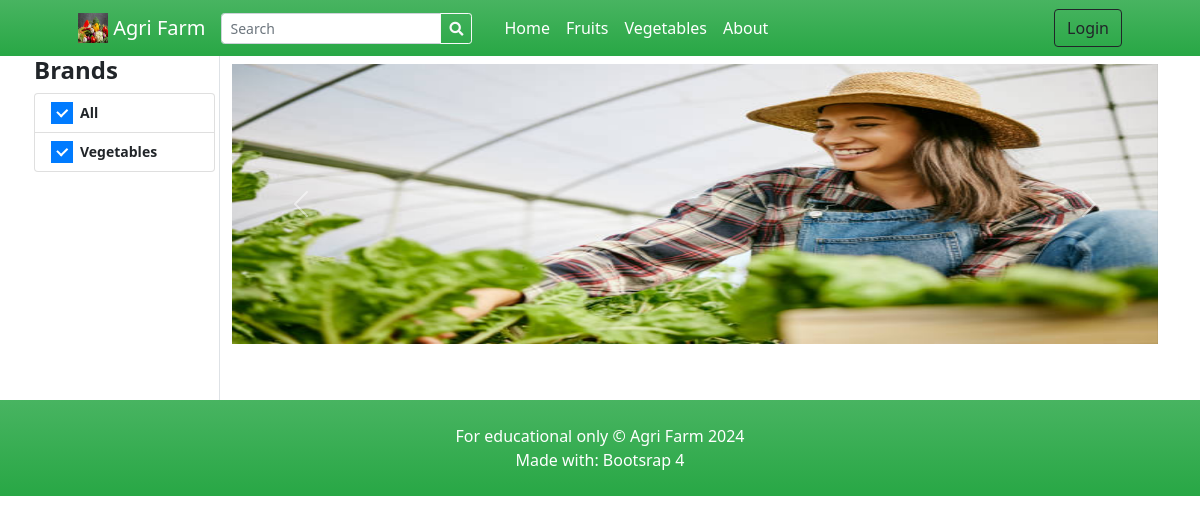
Before: / with the older database file.
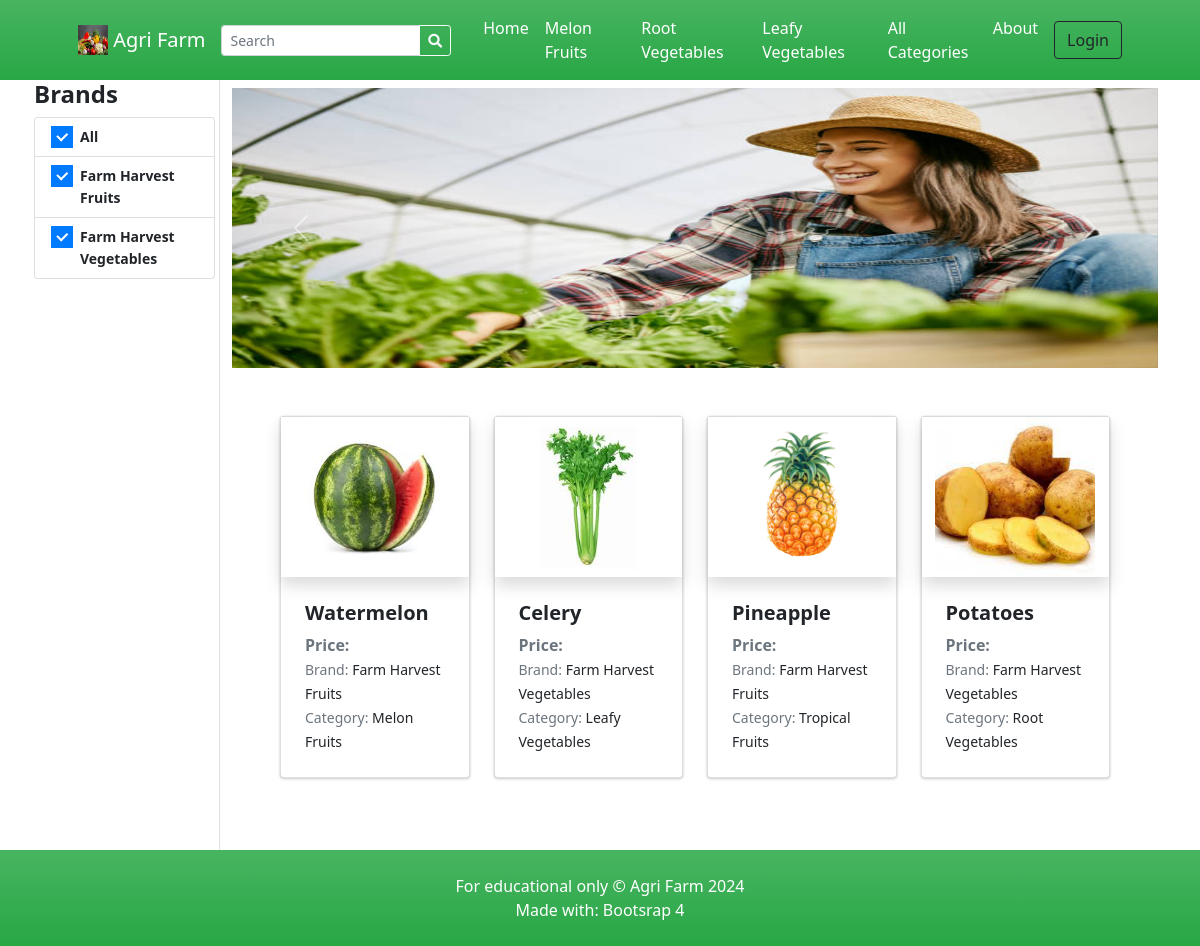
After: the same page with the newer database file.
### tables this page shows
CREATE TABLE `categories` (
  `id` int(30) NOT NULL,
  `category` varchar(250) NOT NULL,
  `description` text DEFAULT NULL,
  `status` tinyint(1) NOT NULL DEFAULT 1,
  `delete_flag` tinyint(1) NOT NULL DEFAULT 0,
  `date_created` datetime NOT NULL DEFAULT current_timestamp()
);

CREATE TABLE `brands` (
  `id` int(30) NOT NULL,
  `name` varchar(250) NOT NULL,
  `description` text DEFAULT NULL,
  `image_path` text DEFAULT NULL,
  `status` tinyint(1) NOT NULL DEFAULT 1,
  `delete_flag` tinyint(1) NOT NULL DEFAULT 0,
  `date_created` datetime NOT NULL DEFAULT current_timestamp()
);

CREATE TABLE `products` (
  `id` int(30) NOT NULL,
  `brand_id` int(30) NOT NULL,
  `category_id` int(30) NOT NULL,
  `name` varchar(250) NOT NULL,
  `specs` text NOT NULL,
  `status` tinyint(1) NOT NULL DEFAULT 1,
  `delete_flag` tinyint(1) NOT NULL DEFAULT 0,
  `date_created` datetime NOT NULL DEFAULT current_timestamp()
);

### classes/DBConnection.php (called while the page is built, shortened)
<?php
class DBConnection
{
    private $host = 'localhost';
    private $username = 'root';
    private $password = '';
    private $database = 'store';
    public $conn;
    public function __construct()
    {
        if (!isset($this->conn)) {
            $this->conn = new mysqli($this->host, $this->username, $this->password, $this->database, 8111);
        }
    }
}

### classes/SystemSettings.php (called while the page is built, shortened)
<?php
class SystemSettings extends DBConnection
{
	function userdata($field = '')
	{
		if (!empty($field)) {
			if (isset($_SESSION['userdata'][$field]))
				return $_SESSION['userdata'][$field];
			else
				return null;
		} else {
			return false;
		}
	}
	function info($field = '')
	{
		if (!empty($field)) {
			if (isset($_SESSION['system_info'][$field]))
				return $_SESSION['system_info'][$field];
			else
				return false;
		} else {
			return false;
		}
	}
}
$_settings = new SystemSettings();

### config.php (called while the page is built, shortened)
<?php
require_once('classes/DBConnection.php');
require_once('classes/SystemSettings.php');
function validate_image($file){
	if(!empty($file)){
        $ex = explode("?",$file);
        $file = $ex[0];
        $ts = isset($ex[1]) ? "?".$ex[1] : '';
		if(is_file(base_app.$file)){
			return base_url.$file.$ts;
		}else{
			return base_url.'dist/img/no-image-available.png';
		}
	}else{
		return base_url.'dist/img/no-image-available.png';
	}
}
?>

### home.php (the view, shortened to what this page needs)
<section class="py-0">
    <div class="container">
    <div class="row">
        <div class="col-lg-2 px-1 border-right text-sm position-sticky ">
            <h4><b>Brands</b></h4>
            <ul class="list-group">
                <a href="" class="list-group-item list-group-item-action">
                    <div class="icheck-primary d-inline">
                        <label for="brandAll">
                             All
                        </label>
                    </div>
                </a>
                <?php
                $qry = $conn->query("SELECT * FROM brands where status =1 order by name asc");
                while($row=$qry->fetch_assoc()):
                ?>
                <li class="list-group-item list-group-item-action">
                    <div class="icheck-primary d-inline">
                        <label for="brand-item-<?php echo $row['id'] ?>">
                                <?php echo $row['name'] ?>
                        </label>
                    </div>
                </li>
                <?php endwhile; ?>
            </ul>
        </div>
        <div class="col-lg-10 py-2">
            <div class="row">
                <div class="col-md-12">
                    <div id="carouselExampleControls" class="carousel slide bg-dark" data-ride="carousel">
                        <div class="carousel-inner">
                            <?php
                                $upload_path = "uploads/banner";
                                if(is_dir(base_app.$upload_path)):
                                $file= scandir(base_app.$upload_path);
                                $_i = 0;
                                    foreach($file as $img):
                                        if(in_array($img,array('.','..')))
                                            continue;
                                $_i++;
                            ?>
                            <div class="carousel-item h-100 <?php echo $_i == 1 ? "active" : '' ?>">
                                <img src="<?php echo validate_image($upload_path.'/'.$img) ?>" class="d-block w-100  h-100" alt="<?php echo $img ?>">
                            </div>
                            <?php endforeach; ?>
                            <?php endif; ?>
                        </div>
                        <button class="carousel-control-prev" type="button" data-target="#carouselExampleControls" data-slide="prev">
                            <span class="carousel-control-prev-icon" aria-hidden="true"></span>
                        </button>
                        <button class="carousel-control-next" type="button" data-target="#carouselExampleControls" data-slide="next">
                            <span class="carousel-control-next-icon" aria-hidden="true"></span>
                        </button>
                        </div>
                </div>
            </div>
            <div class="container px-4 px-lg-5 mt-5">
                <div class="row gx-4 gx-lg-4 row-cols-md-3 row-cols-xl-4 ">
                    <?php
                        $where = "";
                        $products = $conn->query("SELECT p.*,b.name as bname,c.category FROM `products` p inner join brands b on p.brand_id = b.id inner join categories c on p.category_id = c.id where p.status = 1 {$where} order by rand() ");
                        while($row = $products->fetch_assoc()):
                            $upload_path = base_app.'/uploads/product_'.$row['id'];
                            $img = "";
                            if(is_dir($upload_path)){
                                $fileO = scandir($upload_path);
                                if(isset($fileO[2]))
                                    $img = "uploads/product_".$row['id']."/".$fileO[2];
                            }
                            foreach($row as $k=> $v){
                                $row[$k] = trim(stripslashes($v));
                            }
                            $price = '';
                    ?>
                    <div class="col mb-5">
                        <a class="card product-item text-reset text-decoration-none" href=".?p=view_product&id=<?php echo md5($row['id']) ?>">
                            <div class="overflow-hidden shadow product-holder">
                            <img class="card-img-top w-100 product-cover" src="<?php echo validate_image($img) ?>" alt="..." />
                            </div>
                            <div class="card-body p-4">
                                <div class="">
                                    <h5 class="fw-bolder"><?php echo $row['name'] ?></h5>
                                        <span><b class="text-muted">Price: </b><?php echo $price ?></span>
                                </div>
                                <p class="m-0"><small><span class="text-muted">Brand:</span> <?php echo $row['bname'] ?></small></p>
                                <p class="m-0"><small><span class="text-muted">Category:</span> <?php echo $row['category'] ?></small></p>
                            </div>
                        </a>
                    </div>
                    <?php endwhile; ?>
                </div>
            </div>
        </div>
    </div>
    </div>
</section>

### index.php (shortened to what this page needs)
<?php require_once('config.php'); ?>
<!DOCTYPE html>
<html lang="en">
<?php require_once('inc/header.php') ?>
<body>
  <?php require_once('inc/topBarNav.php') ?>
  <?php $page = isset($_GET['p']) ? $_GET['p'] : 'home';  ?>
  <?php
  if (!file_exists($page . ".php") && !is_dir($page)) {
    include '404.html';
  } else {
    if (is_dir($page))
      include $page . '/index.php';
    else
      include $page . '.php';
  }
  ?>
  <?php require_once('inc/footer.php') ?>
</body>
</html>

### inc/header.php (shortened to what this page needs)
<head>
    <link rel="stylesheet" href="<?php echo base_url ?>plugins/fontawesome-free/css/all.min.css">
    <link rel="stylesheet" href="<?php echo base_url ?>plugins/tempusdominus-bootstrap-4/css/tempusdominus-bootstrap-4.min.css">
  <link rel="stylesheet" href="<?php echo base_url ?>plugins/datatables-bs4/css/dataTables.bootstrap4.min.css">
  <link rel="stylesheet" href="<?php echo base_url ?>plugins/datatables-responsive/css/responsive.bootstrap4.min.css">
  <link rel="stylesheet" href="<?php echo base_url ?>plugins/datatables-buttons/css/buttons.bootstrap4.min.css">
  <link rel="stylesheet" href="<?php echo base_url ?>plugins/select2/css/select2.min.css">
  <link rel="stylesheet" href="<?php echo base_url ?>plugins/select2-bootstrap4-theme/select2-bootstrap4.min.css">
    <link rel="stylesheet" href="<?php echo base_url ?>plugins/icheck-bootstrap/icheck-bootstrap.min.css">
    <link rel="stylesheet" href="<?php echo base_url ?>plugins/jqvmap/jqvmap.min.css">
    <link rel="stylesheet" href="<?php echo base_url ?>dist/css/adminlte.css">
    <link rel="stylesheet" href="<?php echo base_url ?>dist/css/custom.css">
    <link rel="stylesheet" href="<?php echo base_url ?>assets/css/styles.css">
    <link rel="stylesheet" href="<?php echo base_url ?>plugins/overlayScrollbars/css/OverlayScrollbars.min.css">
    <link rel="stylesheet" href="<?php echo base_url ?>plugins/daterangepicker/daterangepicker.css">
    <link rel="stylesheet" href="<?php echo base_url ?>plugins/summernote/summernote-bs4.min.css">
  <link rel="stylesheet" href="<?php echo base_url ?>plugins/sweetalert2-theme-bootstrap-4/bootstrap-4.min.css">
  </head>

### inc/topBarNav.php (shortened to what this page needs)
<nav class="navbar navbar-expand-lg navbar-dark bg-gradient-green">
  <div class="container px-4 px-lg-5 ">
    <a class="navbar-brand" href="./">
      <img src="<?php echo validate_image($_settings->info('logo')) ?>" width="30" height="30" class="d-inline-block align-top" alt="" loading="lazy">
      <?php echo $_settings->info('short_name') ?>
    </a>
    <form class="form-inline" id="search-form">
      <div class="input-group">
        <input class="form-control form-control-sm form " type="search" placeholder="Search" aria-label="Search" name="search" value="<?php echo isset($_GET['search']) ? $_GET['search'] : "" ?>" aria-describedby="button-addon2">
        <div class="input-group-append">
          <button class="btn btn-outline-light btn-sm m-0" type="submit" id="button-addon2"><i class="fa fa-search"></i></button>
        </div>
      </div>
    </form>
    <div class="collapse navbar-collapse" id="navbarSupportedContent">
      <ul class="navbar-nav me-auto mb-2 mb-lg-0 ms-lg-4">
        <li class="nav-item"><a class="nav-link text-white" aria-current="page" href="./">Home</a></li>
        <?php
        $cat_qry = $conn->query("SELECT * FROM categories where status = 1  limit 3");
        $count_cats = $conn->query("SELECT * FROM categories where status = 1 ")->num_rows;
        while ($crow = $cat_qry->fetch_assoc()):
        ?>
          <li class="nav-item"><a class="nav-link text-white" aria-current="page" href="./?p=products&c=<?php echo md5($crow['id']) ?>"><?php echo $crow['category'] ?></a></li>
        <?php endwhile; ?>
        <?php if ($count_cats > 3): ?>
          <li class="nav-item"><a class="nav-link text-white" href="./?p=view_categories">All Categories</a></li>
        <?php endif; ?>
        <li class="nav-item"><a class="nav-link text-white" href="./?p=about">About</a></li>
      </ul>
      <div class="d-flex align-items-center">
        <?php if ($_settings->userdata('id') > 0 && $_settings->userdata('login_type') == 2): ?>
          <a class="text-dark mr-2 nav-link text-white" href="./?p=cart">
            <i class="bi-cart-fill me-1"></i>
            Cart
            <span class="badge bg-dark text-white ms-1 rounded-pill" id="cart-count">
              <?php
              $count = $conn->query("SELECT SUM(quantity) as items from `cart` where client_id =" . $_settings->userdata('id'))->fetch_assoc()['items'];
              echo ($count > 0 ? $count : 0);
              ?>
            </span>
          </a>
          <a href="./?p=my_account" class="text-dark  nav-link text-white"><b> Hi, <?php echo $_settings->userdata('firstname') ?>!</b></a>
          <a href="logout.php" class="text-dark  nav-link text-white"><i class="fa fa-sign-out-alt"></i></a>
        <?php else: ?>
          <button class="btn btn-outline-dark ml-2" id="login-btn" type="button">Login</button>
        <?php endif; ?>
      </div>
    </div>
  </div>
</nav>

### inc/footer.php (shortened to what this page needs)
<footer class="py-4 bg-gradient-green">
  <div class="container">
    <p class="m-0 text-center text-white">For educational only &copy; <?php echo $_settings->info('short_name') ?> 2024</p>
    <p class="m-0 text-center text-white">Made with: Bootsrap 4</p>
  </div>
</footer>

### home.php (style rules this page uses)
.carousel-item>img { object-fit:fill !important; }
#carouselExampleControls .carousel-inner { height:280px !important; }

Changed rows visible on the page:
changed categories: category "Fruits" → "Melon Fruits"
changed categories: category "Vegetables" → "Root Vegetables"
added categories: category "Leafy Vegetables"
added brands: name "Farm Harvest Fruits"
changed brands: name "Vegetables" → "Farm Harvest Vegetables"
added products: shows a picture, name "Watermelon", brand.name "Farm Harvest Fruits", category.category "Melon Fruits"
added products: shows a picture, name "Celery", brand.name "Farm Harvest Vegetables", category.category "Leafy Vegetables"
added products: shows a picture, name "Pineapple", brand.name "Farm Harvest Fruits", category.category "Tropical Fruits"
added products: shows a picture, name "Potatoes", brand.name "Farm Harvest Vegetables", category.category "Root Vegetables"
Other visible differences:
text now shown: "All Categories"
